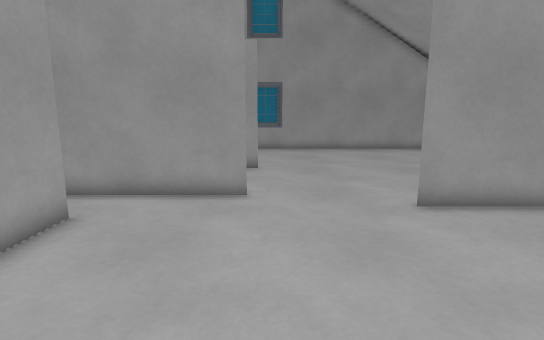
[1] (above)

16 first-person views from a walk through a 3-D level made in the Godot game engine. The camera is 1.2 m above the floor, tilts 10° down and sees 80° across. The floor is counted in squares, 0.5 m on a side. Each view is taken from the middle of a square. On the plan, view 1 faces up. The plan holds only what a view shows up to about 20 squares ahead; the rest is blank. The place goes on beyond the plan. Surface patterns are stand-ins for the level's own textures.

[2]
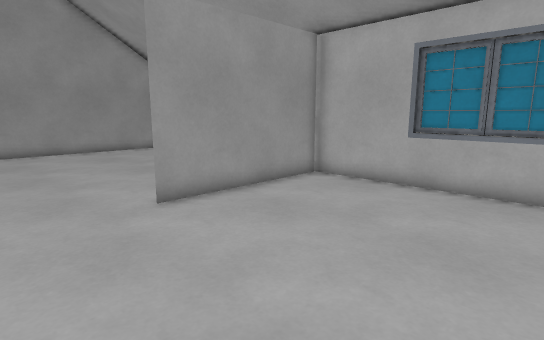

[3]
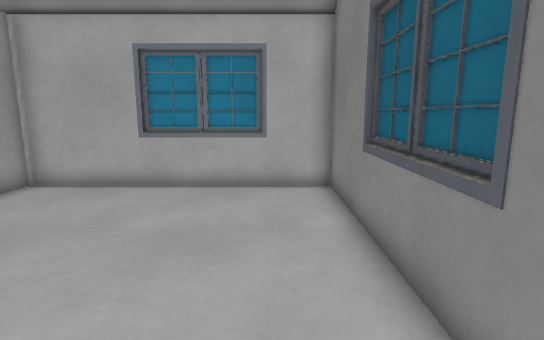

[4]
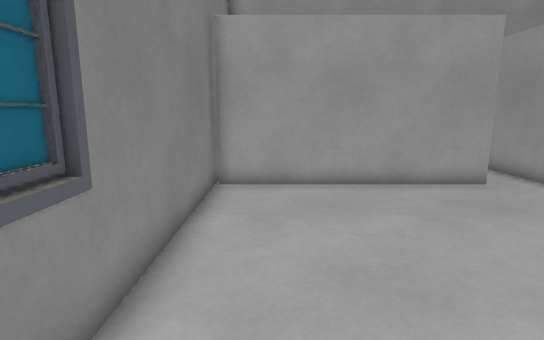

[5]
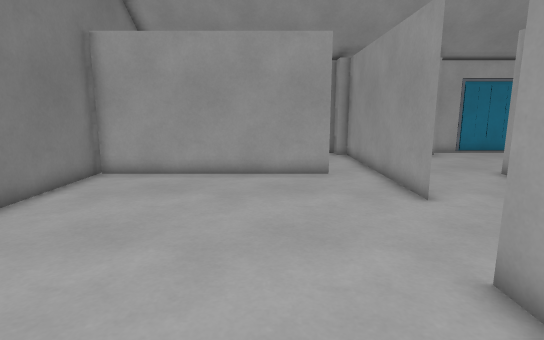

[6]
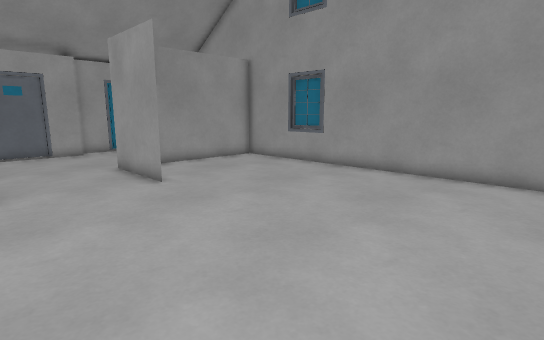

[7]
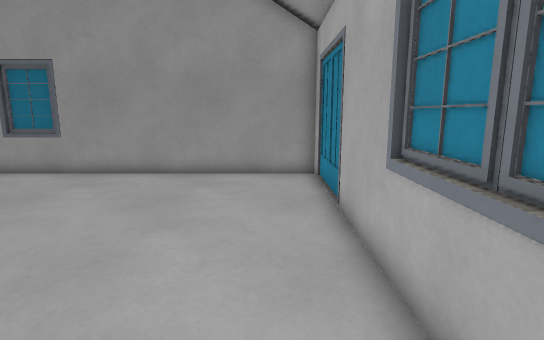

[8]
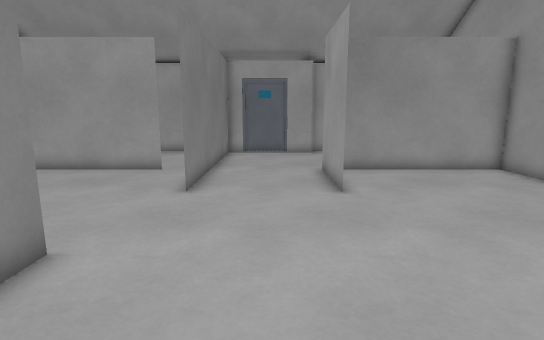

[9]
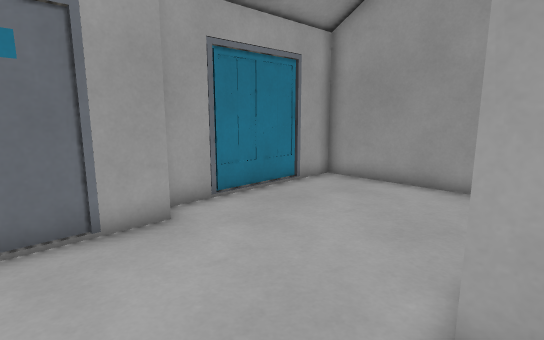

[10]
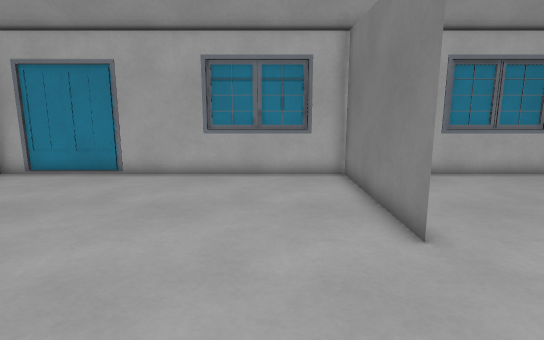

[11]
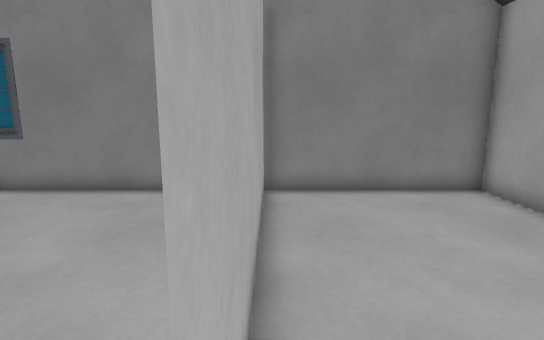

[12]
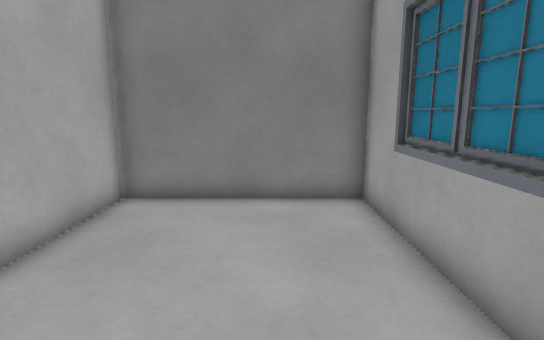

[13]
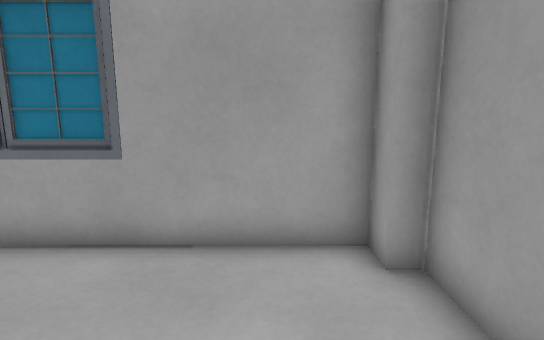

[14]
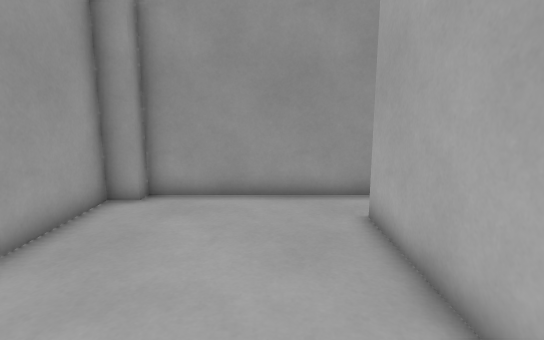

[15]
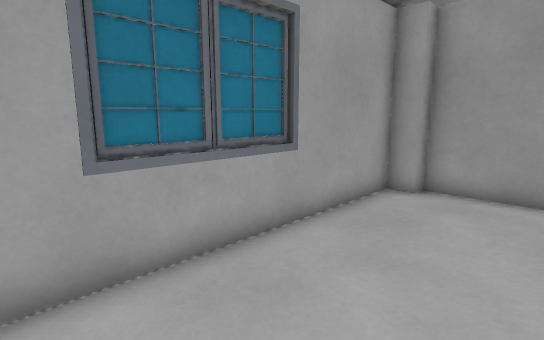

[16]
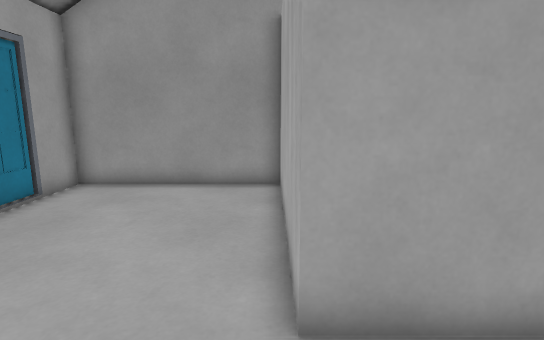

### Floor plan
Points are (right, up) in squares from view 1. A wall is a line through its corners. A room is listed if a view was taken in it or the views show most of it. See-through windows are left out.
Room 1 (views 1, 2, 3, 4, 5, 11)
walls: (2.9, -2.1) (4.6, -2.1); (5, -2.1) (6.5, -2.1); (-1.6, 9.3) (-5.6, 9.3); (10.9, 0.3) (10.9, 4.3); (-4.7, 7.4) (-4.7, -1.9); (10.6, 8.1) (3.8, 8.1); (-4.9, -1.9) (10.7, -1.9) (10.7, 8.1)
ways out: opening at (1, 8) to room 2; opening at (-5, 8) to room 3
Room 2 (views 6, 7, 8, 9, 10, 16)
walls: (-0.5, 14.2) (-4.7, 14.2) (-4.7, 21.5); (-0.6, 9.3) (-1.6, 9.3); (0.5, 22) (-1.5, 22); (3.8, 8.1) (10.6, 8.1); (-4.7, 21.9) (-4.7, 15); (-10.7, 14.5) (-10.7, 8.8); (-10.8, 9.4) (-0.6, 9.4); (10.9, 9.5) (10.9, 13.5); (10.7, 8.1) (10.7, 21.8) (-11.6, 21.8) (-11.6, 14.6)
ways out: opening at (1, 8) to room 1
Room 3 (views 12, 13, 14, 15)
walls: (-11.8, 4.2) (-11.8, 0.4); (-5.6, 9.3) (-10.8, 9.3); (-11.6, 8.8) (-11.6, -1.9) (-4.9, -1.9); (-4.7, -1.9) (-4.7, 7.4)
ways out: opening at (-5, 8) to room 1

Positions as (right, up) in squares from view 1, and headings:
1: (0, 0), facing up
2: (0, 0), facing up-right
3: (0, 0), facing right
4: (6, 0), facing left
5: (8, 5), facing left
6: (10, 9), facing up-left
7: (9, 9), facing up
8: (9, 12), facing left
9: (-4, 11), facing up-left
10: (-2, 11), facing right
11: (-5, 8), facing down
12: (-9, 7), facing down
13: (-6, 7), facing left
14: (-7, 0), facing up
15: (-7, -1), facing up-left
16: (-5, 11), facing up
